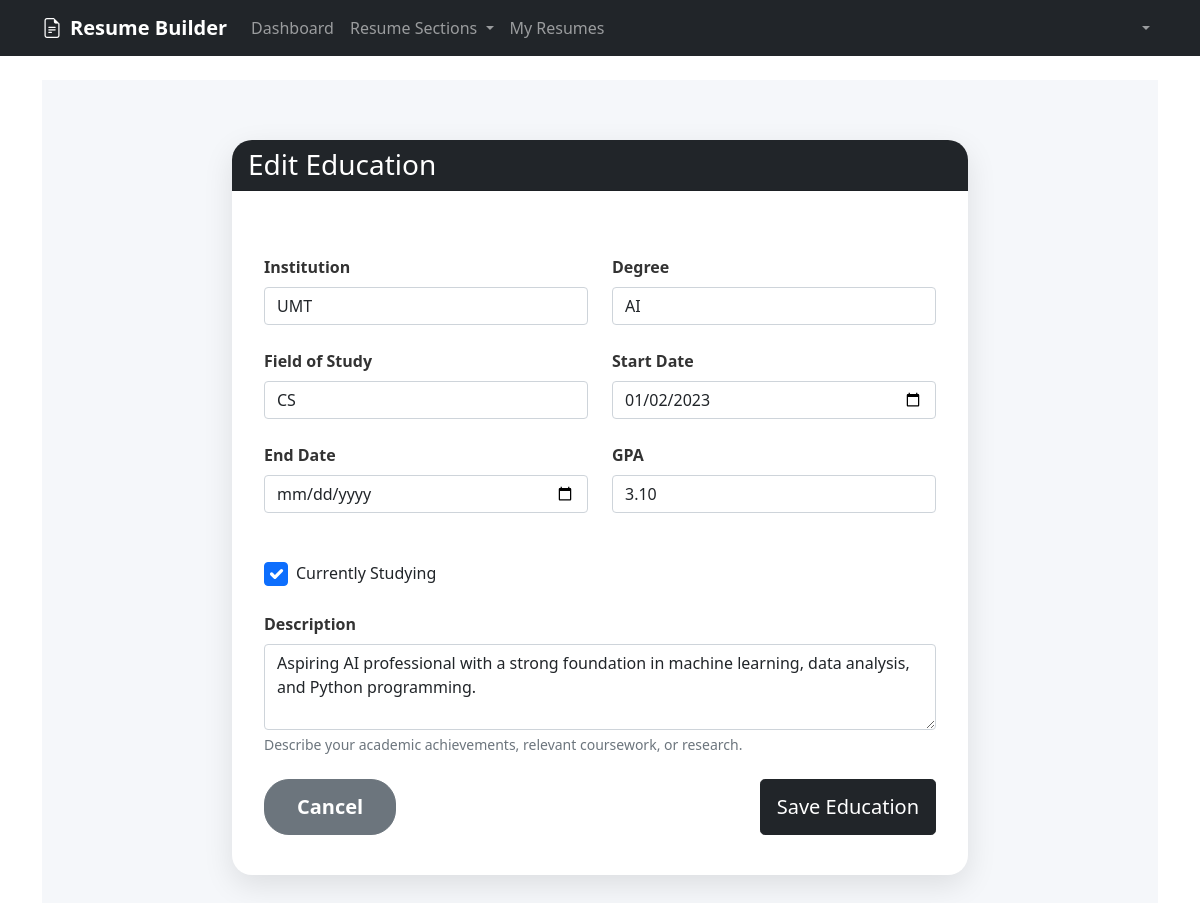
Screenshot of /dashboard/education/2/edit/ (signed in) with the database file from the repository.
### resume_builder/models.py (models this page shows, shortened)
class Education(models.Model):
    user = models.ForeignKey(User, on_delete=models.CASCADE)
    institution = models.CharField(max_length=200)
    degree = models.CharField(max_length=200)
    field_of_study = models.CharField(max_length=200)
    start_date = models.DateField()
    end_date = models.DateField(null=True, blank=True)
    current = models.BooleanField(default=False)
    gpa = models.DecimalField(max_digits=3, decimal_places=2, null=True, blank=True)
    description = models.TextField(blank=True)
    created_at = models.DateTimeField(auto_now_add=True)
    updated_at = models.DateTimeField(auto_now=True)

### resume_builder/views.py (the view)
# urls.py: path('education/<int:pk>/edit/', views.education_update, name='education_update'),
@login_required
def education_update(request, pk):
    education = get_object_or_404(Education, pk=pk, user=request.user)
    if request.method == 'POST':
        form = EducationForm(request.POST, instance=education)
        if form.is_valid():
            form.save()
            messages.success(request, 'Education updated successfully!')
            return redirect('education_list')
    else:
        form = EducationForm(instance=education)
    return render(request, 'resume_builder/education_form.html', {'form': form, 'title': 'Edit Education'})

### resume_builder/forms.py
class EducationForm(forms.ModelForm):
    class Meta:
        model = Education
        fields = ['institution', 'degree', 'field_of_study', 'start_date', 'end_date', 'current', 'gpa', 'description']
        widgets = {
            'institution': forms.TextInput(attrs={'class': 'form-control'}),
            'degree': forms.TextInput(attrs={'class': 'form-control'}),
            'field_of_study': forms.TextInput(attrs={'class': 'form-control'}),
            'start_date': forms.DateInput(attrs={'class': 'form-control', 'type': 'date'}),
            'end_date': forms.DateInput(attrs={'class': 'form-control', 'type': 'date'}),
            'current': forms.CheckboxInput(attrs={'class': 'form-check-input'}),
            'gpa': forms.NumberInput(attrs={'class': 'form-control', 'step': '0.01', 'min': '0', 'max': '4.0'}),
            'description': forms.Textarea(attrs={'class': 'form-control', 'rows': 3}),
        }

### templates/resume_builder/education_form.html (shortened to what this page needs)
{% extends 'base.html' %}
{% block content %}
<div class="education-form-container">
    <div class="row justify-content-center">
        <div class="col-lg-8">
            <div class="form-card">
                <div class="card-header bg-dark text-white">
                    <h3 class="mb-0">{{ title }}</h3>
                </div>
                <div class="form-body">
                    <form method="post" class="mt-4">
                        <div class="row g-4">
                            <div class="col-md-6">
                                <label for="{{ form.institution.id_for_label }}" class="form-label">Institution</label>
                                {{ form.institution }}
                            </div>
                            <div class="col-md-6">
                                <label for="{{ form.degree.id_for_label }}" class="form-label">Degree</label>
                                {{ form.degree }}
                            </div>
                            <div class="col-md-6">
                                <label for="{{ form.field_of_study.id_for_label }}" class="form-label">Field of Study</label>
                                {{ form.field_of_study }}
                            </div>
                            <div class="col-md-6">
                                <label for="{{ form.start_date.id_for_label }}" class="form-label">Start Date</label>
                                {{ form.start_date }}
                            </div>
                            <div class="col-md-6">
                                <label for="{{ form.end_date.id_for_label }}" class="form-label">End Date</label>
                                {{ form.end_date }}
                            </div>
                            <div class="col-md-6">
                                <label for="{{ form.gpa.id_for_label }}" class="form-label">GPA</label>
                                {{ form.gpa }}
                            </div>
                            <div class="col-md-6 d-flex align-items-center">
                                <div class="form-check mt-4">
                                    {{ form.current }}
                                    <label class="form-check-label ms-2" for="{{ form.current.id_for_label }}">
                                        Currently Studying
                                    </label>
                                </div>
                            </div>
                            <div class="col-12">
                                <label for="{{ form.description.id_for_label }}" class="form-label">Description</label>
                                {{ form.description }}
                                <div class="form-text">Describe your academic achievements, relevant coursework, or research.</div>
                            </div>
                        </div>
                        <div class="d-flex justify-content-between mt-4">
                            <a href="{% url 'education_list' %}" class="btn btn-secondary btn-lg">Cancel</a>
                            <button type="submit" class="btn btn-dark btn-lg">Save Education</button>
                        </div>
                    </form>
                </div>
            </div>
        </div>
    </div>
</div>
{% endblock %}

### templates/resume_builder/education_form.html (style rules this page uses)
.education-form-container { background: #f5f7fa; min-height: 100vh; padding: 60px 0 50px 0; }
.form-card { background: white; border-radius: 20px; box-shadow: 0 10px 30px rgba(0, 0, 0, 0.1); overflow: hidden; padding: 0; }
.form-body { padding: 2.5rem 2rem; }
.form-label { font-weight: 600; color: #333; }
.form-check-input { width: 1.5em; height: 1.5em; margin-top: 0.1em; }
.btn-secondary { border-radius: 25px; padding: 0.75rem 2rem; font-weight: 600; transition: all 0.3s ease; }

### rows the page displays
Education: institution "UMT", degree "AI", field_of_study "CS", start_date "01/02/2023", gpa "3.10", current "☑", description "Aspiring AI professional with a strong foundation in machine learning, data analysis, and Python programming."

### other values shown
{{ title }} "Edit Education"
